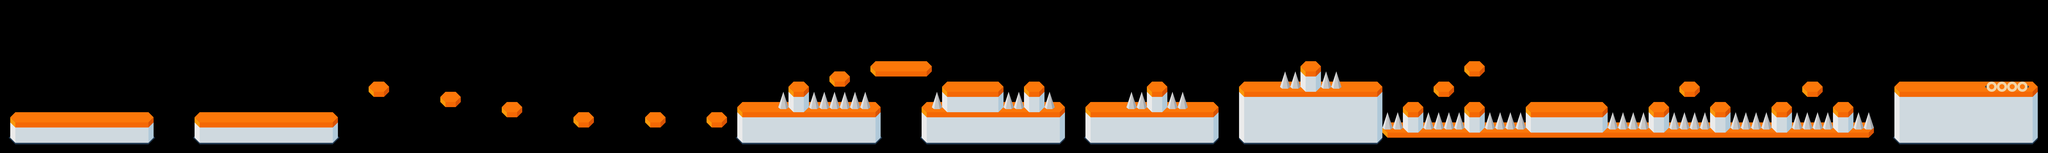

The image is a tile-based game level rendered from a .tmx file. Its description and source (layers, tilesets, objects; grid data summarised) follow:
An orthogonal 200x15 tile map with 60x60 px tiles, 2 tile layers (background, stuff) and 79 objects (completed).

<map version="1.0" orientation="orthogonal" renderorder="right-down" width="200" height="15" tilewidth="60" tileheight="60" nextobjectid="406">
 <tileset firstgid="1" name="prova" tilewidth="60" tileheight="60" tilecount="49">
  <image source="tiles/tiles-E.png" width="420" height="420" />
 </tileset>
 <layer name="background" width="200" height="15">
  <data>[3000 cells, 677 non-empty, 22 distinct tile ids]</data>
 </layer>
 <layer name="stuff" width="200" height="15">
  <data>[3000 cells, 202 non-empty, 14 distinct tile ids]</data>
 </layer>
 <objectgroup name="walls">
  <object id="125" x="60" y="720" width="840" height="120" />
  <object id="295" x="1140" y="720" width="840" height="120" />
  <object id="297" x="2160" y="540" width="120" height="60" />
  <object id="300" x="2580" y="600" width="120" height="60" />
  <object id="303" x="2940" y="660" width="120" height="60" />
  <object id="305" x="3360" y="720" width="120" height="60" />
  <object id="306" x="3780" y="720" width="120" height="60" />
  <object id="307" x="4140" y="720" width="120" height="60" />
  <object id="308" x="4320" y="660" width="840" height="180" />
  <object id="309" x="4620" y="540" width="120" height="60" />
  <object id="310" x="4860" y="480" width="120" height="60" />
  <object id="311" x="5100" y="420" width="360" height="60" />
  <object id="313" x="5400" y="660" width="840" height="180" />
  <object id="316" x="6000" y="540" width="120" height="60" />
  <object id="317" x="6360" y="660" width="780" height="180" />
  <object id="331" x="7260" y="540" width="840" height="300" />
  <object id="332" x="8100" y="780" width="2880" height="60" />
  <object id="334" x="8220" y="660" width="120" height="60" />
  <object id="335" x="8580" y="660" width="120" height="60" />
  <object id="338" x="9660" y="660" width="120" height="60" />
  <object id="339" x="10020" y="660" width="120" height="60" />
  <object id="340" x="10380" y="660" width="120" height="60" />
  <object id="341" x="10740" y="660" width="120" height="60" />
  <object id="344" x="10560" y="540" width="120" height="60" />
  <object id="347" x="9840" y="540" width="120" height="60" />
  <object id="352" x="8580" y="420" width="120" height="60" />
  <object id="353" x="8400" y="540" width="120" height="60" />
  <object id="354" x="6720" y="540" width="120" height="60" />
  <object id="355" x="7620" y="420" width="120" height="60" />
  <object id="398" x="8940" y="660" width="480" height="60" />
  <object id="400" x="5520" y="540" width="360" height="60" />
  <object id="402" x="11100" y="540" width="840" height="300" />
 </objectgroup>
 <objectgroup name="spikes">
  <object id="318" x="4560" y="480" width="60" height="120" />
  <object id="319" x="4740" y="480" width="60" height="120" />
  <object id="320" x="4980" y="480" width="60" height="120" />
  <object id="323" x="5040" y="480" width="60" height="120" />
  <object id="324" x="5460" y="480" width="60" height="120" />
  <object id="327" x="5880" y="480" width="60" height="120" />
  <object id="328" x="5940" y="480" width="60" height="120" />
  <object id="329" x="6120" y="480" width="60" height="120" />
  <object id="357" x="6600" y="480" width="60" height="120" />
  <object id="358" x="6660" y="480" width="60" height="120" />
  <object id="359" x="6840" y="480" width="60" height="120" />
  <object id="360" x="6900" y="480" width="60" height="120" />
  <object id="361" x="7500" y="360" width="60" height="120" />
  <object id="362" x="7560" y="360" width="60" height="120" />
  <object id="363" x="7740" y="360" width="60" height="120" />
  <object id="364" x="7800" y="360" width="60" height="120" />
  <object id="365" x="8100" y="660" width="60" height="60" />
  <object id="366" x="8160" y="660" width="60" height="60" />
  <object id="367" x="8340" y="660" width="60" height="60" />
  <object id="368" x="8400" y="660" width="60" height="60" />
  <object id="369" x="8460" y="660" width="60" height="60" />
  <object id="371" x="8520" y="660" width="60" height="60" />
  <object id="372" x="8700" y="660" width="60" height="60" />
  <object id="373" x="8760" y="600" width="60" height="120" />
  <object id="374" x="8820" y="600" width="60" height="120" />
  <object id="375" x="8880" y="600" width="60" height="120" />
  <object id="380" x="9420" y="600" width="60" height="120" />
  <object id="381" x="9480" y="600" width="60" height="60" />
  <object id="382" x="9540" y="600" width="60" height="120" />
  <object id="383" x="9600" y="660" width="60" height="60" />
  <object id="384" x="9780" y="600" width="60" height="120" />
  <object id="385" x="9840" y="660" width="60" height="60" />
  <object id="386" x="9900" y="600" width="60" height="120" />
  <object id="387" x="9960" y="600" width="60" height="120" />
  <object id="388" x="10140" y="600" width="60" height="120" />
  <object id="389" x="10200" y="600" width="60" height="120" />
  <object id="390" x="10260" y="600" width="60" height="120" />
  <object id="391" x="10320" y="600" width="60" height="120" />
  <object id="392" x="10500" y="600" width="60" height="60" />
  <object id="393" x="10560" y="600" width="60" height="120" />
  <object id="394" x="10620" y="600" width="60" height="120" />
  <object id="395" x="10680" y="600" width="60" height="120" />
  <object id="396" x="10860" y="600" width="60" height="120" />
  <object id="397" x="10920" y="600" width="60" height="120" />
  <object id="404" x="4800" y="480" width="60" height="120" />
 </objectgroup>
 <objectgroup name="triggers">
  <object id="222" name="completed" x="11820" y="480">
   <polyline points="0,0 0,-540" />
  </object>
  <object id="225" x="0" y="900">
   <polyline points="0,0 11940,0" />
  </object>
 </objectgroup>
</map>
